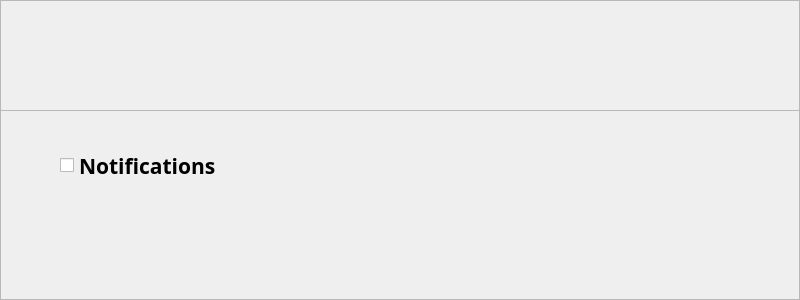
<?xml version="1.0" encoding="UTF-8"?>
<ui version="4.0">
 <class>MainWindow</class>
 <widget class="QMainWindow" name="MainWindow">
  <property name="geometry">
   <rect>
    <x>0</x>
    <y>0</y>
    <width>800</width>
    <height>300</height>
   </rect>
  </property>
  <property name="windowTitle">
   <string>MainWindow</string>
  </property>
  <widget class="QWidget" name="centralwidget">
   <widget class="QWidget" name="widget" native="true">
    <property name="geometry">
     <rect>
      <x>0</x>
      <y>0</y>
      <width>800</width>
      <height>300</height>
     </rect>
    </property>
    <widget class="QFrame" name="frame">
     <property name="geometry">
      <rect>
       <x>0</x>
       <y>0</y>
       <width>800</width>
       <height>300</height>
      </rect>
     </property>
     <property name="frameShape">
      <enum>QFrame::StyledPanel</enum>
     </property>
     <property name="frameShadow">
      <enum>QFrame::Raised</enum>
     </property>
     <widget class="QLabel" name="label">
      <property name="geometry">
       <rect>
        <x>0</x>
        <y>0</y>
        <width>800</width>
        <height>300</height>
       </rect>
      </property>
      <property name="text">
       <string/>
      </property>
      <property name="pixmap">
       <pixmap>../resources/bg.jpg</pixmap>
      </property>
      <property name="scaledContents">
       <bool>true</bool>
      </property>
     </widget>
     <widget class="QFrame" name="frame_2">
      <property name="geometry">
       <rect>
        <x>0</x>
        <y>0</y>
        <width>801</width>
        <height>111</height>
       </rect>
      </property>
      <property name="frameShape">
       <enum>QFrame::StyledPanel</enum>
      </property>
      <property name="frameShadow">
       <enum>QFrame::Raised</enum>
      </property>
      <widget class="QLabel" name="label_2">
       <property name="geometry">
        <rect>
         <x>280</x>
         <y>0</y>
         <width>251</width>
         <height>91</height>
        </rect>
       </property>
       <property name="text">
        <string/>
       </property>
       <property name="pixmap">
        <pixmap>../resources/settings.png</pixmap>
       </property>
       <property name="scaledContents">
        <bool>true</bool>
       </property>
      </widget>
     </widget>
     <widget class="QCheckBox" name="checkBox">
      <property name="geometry">
       <rect>
        <x>60</x>
        <y>130</y>
        <width>211</width>
        <height>71</height>
       </rect>
      </property>
      <property name="font">
       <font>
        <family>Segoe UI Variable Display Semib</family>
        <pointsize>16</pointsize>
        <weight>75</weight>
        <bold>true</bold>
       </font>
      </property>
      <property name="text">
       <string>Notifications</string>
      </property>
     </widget>
    </widget>
   </widget>
  </widget>
 </widget>
 <resources/>
 <connections/>
</ui>
